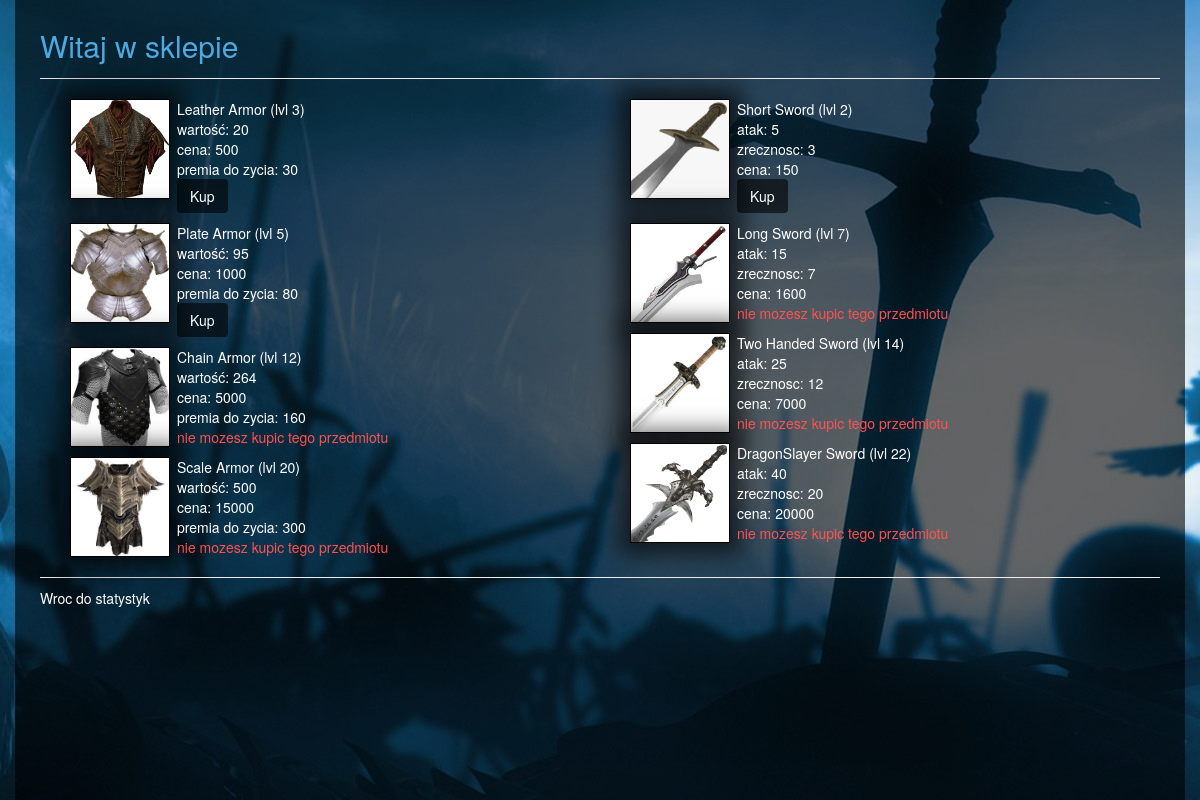
Before: /player/3/shop/ with the older database file.
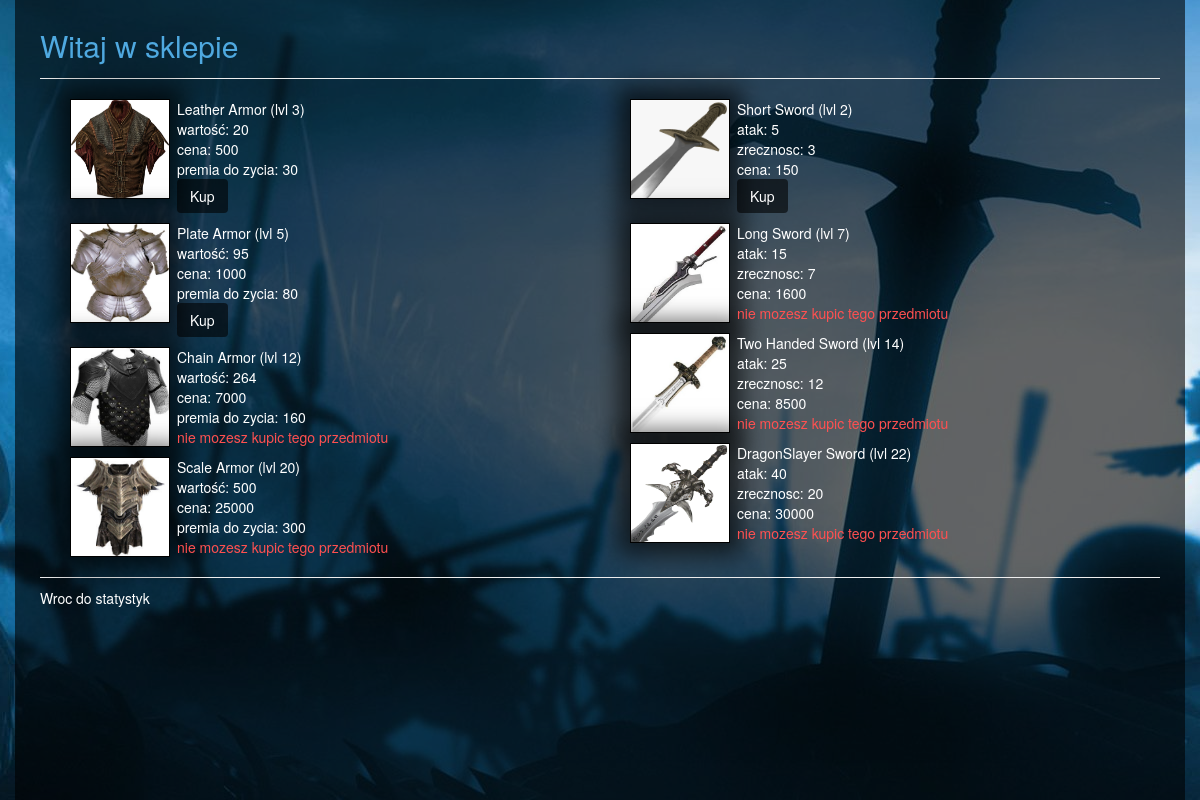
After: the same page with the newer database file.
### project/models.py (models this page shows)
class ArmorItem(models.Model):
    name = models.CharField(max_length=30)
    value = models.IntegerField()
    bonus_health = models.IntegerField()
    requiredlv = models.IntegerField()
    price = models.IntegerField()
    def __unicode__(self):
        return self.name

class Weapon(models.Model):
    name = models.CharField(max_length=30)
    bonus_attack = models.IntegerField()
    bonus_agility = models.IntegerField()
    requiredlv = models.IntegerField()
    price = models.IntegerField()
    def __unicode__(self):
        return self.name

### project/views/shop.py (the view)
# urls.py: url(r'^player/(?P<p>[0-9]+)/shop/$', shop),
def shop(request, p):
    gamer = Player.objects.get(pk=p)
    return render(request, 'shop/shop_items.html', {
        'armor': ArmorItem.objects.exclude(pk=1),
        'weapon': Weapon.objects.all(),
        'p': gamer,
    })

### templates/shop/shop_items.html (shortened to what this page needs)
{% extends 'layout.html' %}
{% block content %}
    <div class="add_player_title">
        Witaj w sklepie
    </div>
    <hr/>
    <div id="this">
        {% include 'shop/buy.html'%}
    </div>
    <hr/>
    <a href="/player/{{p.id}}/">
        Wroc do statystyk
    </a>
{% endblock %}

### templates/layout.html (shortened to what this page needs)
{% load staticfiles %}
<html>
  <head>
    <link href="{% static 'css/bootstrap.css' %}"
          rel="stylesheet" media="screen">
    <link href="{% static 'css/site.css' %}"
          rel="stylesheet" media="screen">
  </head>
  <body>
  <div class="bg">
	<div class="container">
		<div class="row">
			<div class="bg_player" id="q">
    {% block content %}
    {% endblock %}
              </div>
          </div>
      </div>
    </div>
  </body>
</html>

### templates/shop/buy.html (shortened to what this page needs)
{% load staticfiles %}
  <div class="col-md-6">
        {% for item in armor %}
            <div class="shop">
                <div class="column_left">
                    <div class="armor_img">
                        {%if item.value  == 20%}
                            <img src="{% static 'css/content/armor1.jpg' %}" height="100%", width="100%">
                        {%elif item.value  == 95%}
                            <img src="{% static 'css/content/armor2.jpg' %}" height="100%", width="100%">
                        {%elif item.value  == 264%}
                            <img src="{% static 'css/content/armor3.jpg' %}" height="100%", width="100%">
                        {%else%}
                            <img src="{% static 'css/content/armor4.jpg' %}" height="100%", width="100%">
                        {%endif%}
                    </div>
                </div>
                <div class="armor_info">
                    {{ item.name }} (lvl {{item.requiredlv}})<br />
                    wartość: {{ item.value }}<br />
                    cena: {{ item.price}}<br />
                    premia do zycia: {{ item.bonus_health}}<br />
                    {% if p.armorid == item  %}
                        <div class="green">posiadasz ten przedmiot</div>
                    {% elif p.gold < item.price or p.level < item.requiredlv %}
                        <div class="red">nie mozesz kupic tego przedmiotu</div>
                    {% else %}
                        <button class ="btn btn_attack" onclick="Buy('{{item}}', {{item.price}})">Kup</button>
                    {% endif %}
                </div>
            </div>
        {% endfor %}
    </div>
    <div class="col-md-6">
        {% for item in weapon %}
            <div class="shop">
                <div class="column_left">
                    <div class="armor_img">
                        {%if item.bonus_attack  == 5%}
                            <img src="{% static 'css/content/sword1.jpg' %}" height="100%", width="100%">
                        {%elif item.bonus_attack  == 15%}
                            <img src="{% static 'css/content/sword2.jpg' %}" height="100%", width="100%">
                        {%elif item.bonus_attack  == 25%}
                            <img src="{% static 'css/content/sword3.jpg' %}" height="100%", width="100%">
                        {%else%}
                            <img src="{% static 'css/content/sword4.jpg' %}" height="100%", width="100%">
                        {%endif%}
                    </div>
                </div>
                <div class="armor_info">
                    {{ item.name }} (lvl {{item.requiredlv}})<br />
                    atak: {{ item.bonus_attack }}<br />
                    zrecznosc: {{ item.bonus_agility }}<br />
                    cena: {{ item.price}}<br />
                    {% if p.bonus_attack == item.bonus_attack  %}
                        <div class="green">posiadasz ten przedmiot</div>
                    {% elif p.gold < item.price or p.level < item.requiredlv %}
                        <div class="red">nie mozesz kupic tego przedmiotu</div>
                    {% else %}
                        <button class ="btn btn_attack" onclick="Buy('{{item}}', {{item.price}})">Kup</button>
                    {% endif %}
                </div>
            </div>
        {% endfor %}
    </div>

### templates/static/css/site.css (style rules this page uses)
a { color: #fff; }
hr { margin: 10px 0px; }
.bg { width: 100%; height: 100%; background-image: url("content/bg.jpg"); background-repeat: no-repeat; background-attachment: fixed; background-position: center; }
.bg_player { color: #fff; background-color:rgba(0,0,0,0.6); padding: 25px; height: 100%; }
.add_player_title { font-size: 30px; color: #4FA9E0; }
.shop { margin: 10px; }
.armor_img { border: solid 1px #000; height: 100px; width: 100px; -webkit-box-shadow: 0px 0px 22px 12px rgba(0,0,0,0.63); -moz-box-shadow: 0px 0px 22px 12px rgba(0,0,0,0.63); box-shadow: 0px 0px 22px 12px rgba(0,0,0,0.63); margin-right: 7px; }
.armor_info { padding: 0px; }
.column_left { padding-left: 5px; float: left; }
.red { color: rgba(255, 80, 80, 1); }
.btn_attack { background-color:rgba(0,0,0,0.6); color: #fff; }

Changed rows visible on the page:
changed ArmorItem "Chain Armor": price "5000" → "7000"
changed ArmorItem "Scale Armor": price "15000" → "25000"
changed Weapon "Two Handed Sword": price "7000" → "8500"
changed Weapon "DragonSlayer Sword": price "20000" → "30000"
